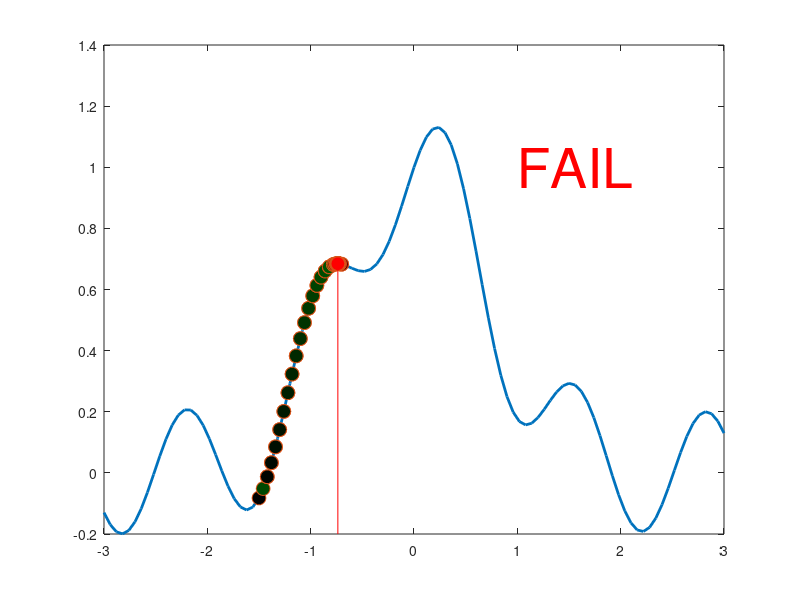

MATLAB code for this plot:
%% Optimization
% Very often, researchers are interested in finding the *input* values of a
% function that *optimize* some output.  Efficient ways of doing this is an
% extremely important field of mathematics.  In general, the way to imagine
% optimization is to think of a hiker in a hilly landscape who is trying to
% find the highest (or lowest) point possible.  The hiker can't see the
% landscape but can tell the exact height of their location.
%
%% Hill-climbing
% This is a broad family of algorithms that are relatively easy to
% understand: You start somewhere, take a step, and decide whether to step
% back or not.  Let's start with a simple function.
%%
% Let's start by using one of those anonymous functions:
clear
objective = @(x) exp(-x.^2);

xax = linspace(-3, 3, 101);

plot(xax, objective(xax), 'linewidth', 2)

%%
% We need to start by picking some starting point, and a step size:
step_size  = 0.04;

current_point = 1.5;

%%
% To visualize, let's plot the function and the current point
current_height = objective(current_point);

line(current_point, current_height, ...
    'markerfacecolor', [0 0 0], 'markersize', 10, 'marker', 'o')

%%
% Try one step
new_point  = current_point + step_size;
new_height = objective(new_point);

% Check if the step was a good one
if new_height >= current_height
    % If yes, move there
    current_point = new_point;
    current_height = new_height;
    line(current_point, current_height, ...
        'markerfacecolor', [0 rand 0], ...
        'markersize', 10, 'marker', 'o')
else
    % Otherwise, turn around
    step_size = -step_size;
    line(new_point, new_height, ...
        'markerfacecolor', [rand 0 0], ...
        'markersize', 10, 'marker', 'o')
end


%%
% Now do that a bunch of times
n_steps = 50;

for s = 1:n_steps
    new_point  = current_point + step_size;
    new_height = objective(new_point);
    
    if new_height >= current_height
        current_point = new_point;
        current_height = new_height;
        line(current_point, current_height, ...
            'markerfacecolor', [1 1 1], ...
            'markersize', 10, 'marker', 'o')
        line(current_point, current_height, ...
            'markerfacecolor', [0 s/n_steps 0], ...
            'markersize', 10, 'marker', 'o')
    else
        step_size = -step_size * 2/3;
        line(new_point, new_height, ...
            'markerfacecolor', [1 1 1], ...
            'markersize', 10, 'marker', 'o')
        line(new_point, new_height, ...
            'markerfacecolor', [s/n_steps 0 0], ...
            'markersize', 10, 'marker', 'o')
    end
    pause(.25)
end

line([current_point current_point], ...
    [min(ylim) new_height], 'color', [1 0 0])

%% Another objective function
% So that worked nicely!  Let's try a different function!
clear
objective = @(x) exp(-x.^2) +  sin(x*5) / 5;

xax = linspace(-3, 3, 101);

plot(xax, objective(xax), 'linewidth', 2)

%%
% We need to start by picking some starting point, and a step size:
step_size  = 0.04;

current_point = -1.5;

%%
% To visualize, let's plot the function and the current point
current_height = objective(current_point);

line(current_point, current_height, ...
    'markerfacecolor', [0 0 0], 'markersize', 10, 'marker', 'o')

%%
% Try one step
new_point  = current_point + step_size;
new_height = objective(new_point);

% Check if the step was a good one
if new_height >= current_height
    % If yes, move there
    current_point = new_point;
    current_height = new_height;
    line(current_point, current_height, ...
        'markerfacecolor', [0 rand 0], ...
        'markersize', 10, 'marker', 'o')
else
    % Otherwise, turn around
    step_size = -step_size;
    line(new_point, new_height, ...
        'markerfacecolor', [rand 0 0], ...
        'markersize', 10, 'marker', 'o')
end


%%
% Now do that a bunch of times
n_steps = 50;

for s = 1:n_steps
    new_point  = current_point + step_size;
    new_height = objective(new_point);
    
    if new_height >= current_height
        current_point = new_point;
        current_height = new_height;
        line(current_point, current_height, ...
            'markerfacecolor', [1 1 1], ...
            'markersize', 10, 'marker', 'o')
        line(current_point, current_height, ...
            'markerfacecolor', [0 s/n_steps 0], ...
            'markersize', 10, 'marker', 'o')
    else
        step_size = -step_size * 2/3;
        line(new_point, new_height, ...
            'markerfacecolor', [1 1 1], ...
            'markersize', 10, 'marker', 'o')
        line(new_point, new_height, ...
            'markerfacecolor', [s/n_steps 0 0], ...
            'markersize', 10, 'marker', 'o')
    end
    pause(.25)
end

line([current_point current_point], ...
    [min(ylim) new_height], 'color', [1 0 0])

text(1,1,'FAIL','fontsize',40,'color','red')

